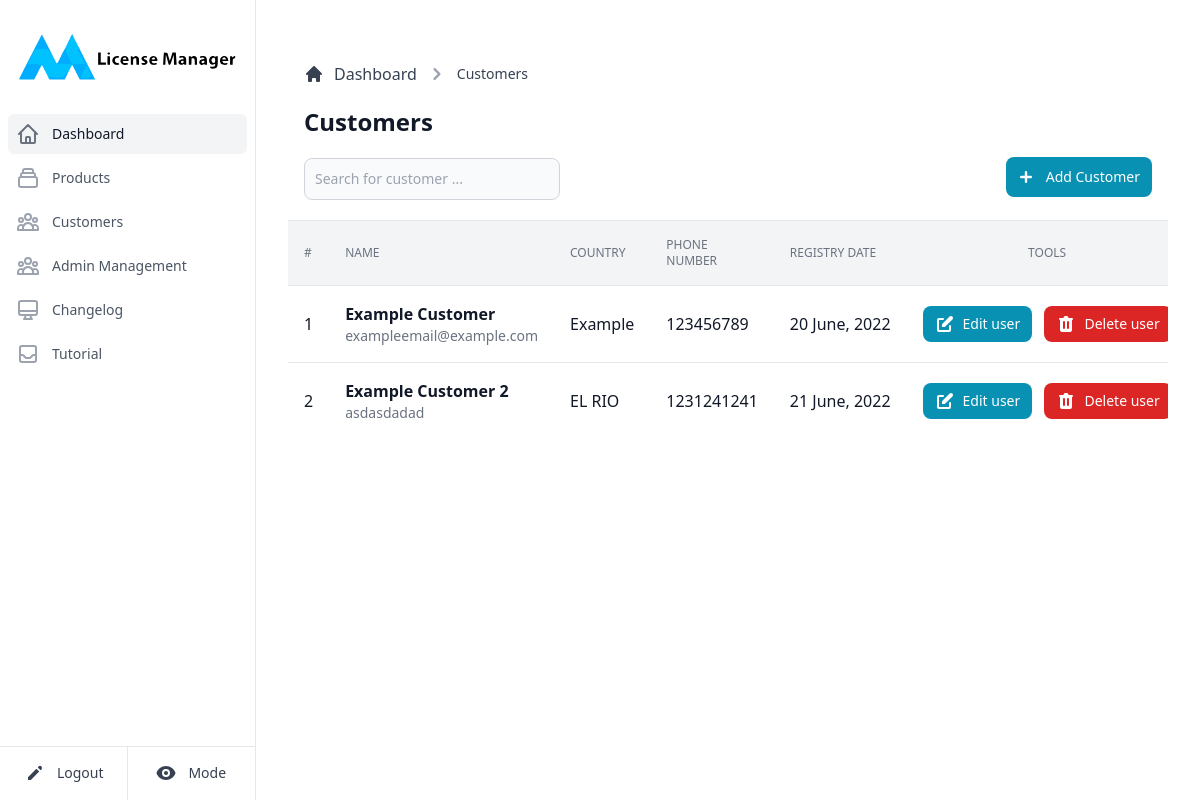
Page /customers (signed in) on the earlier database version.
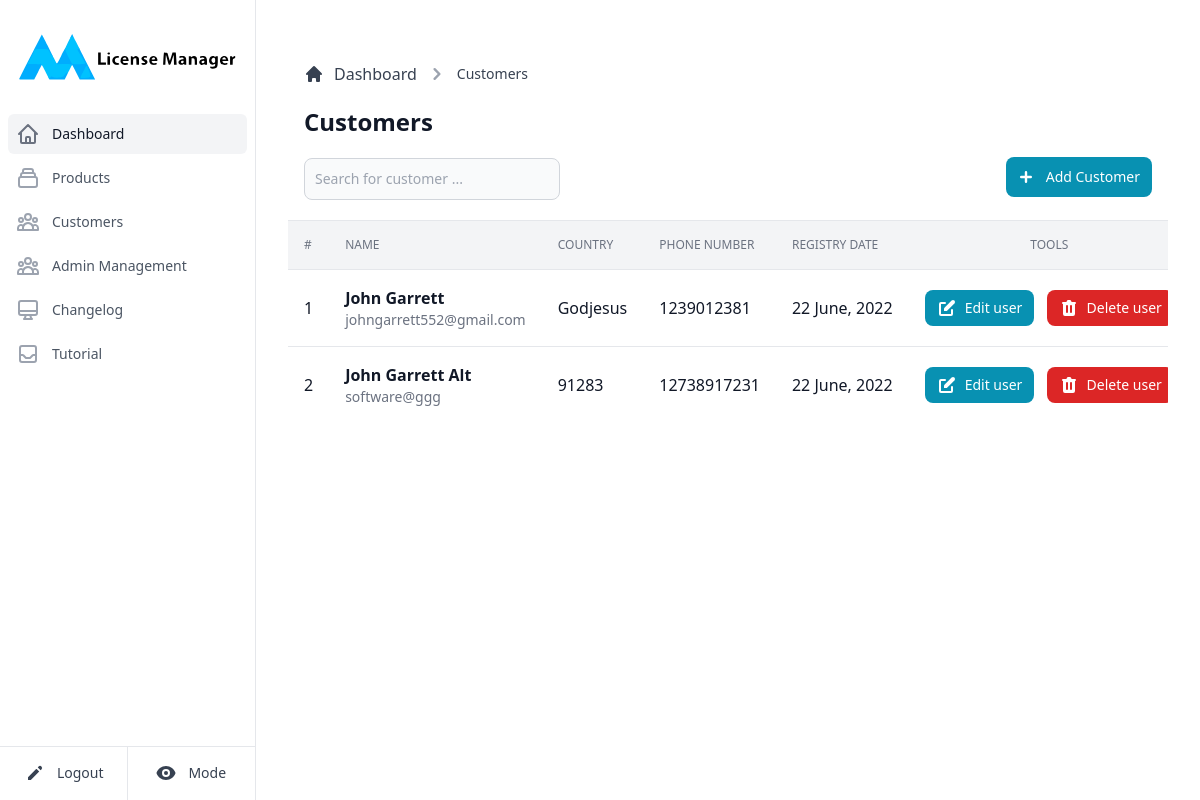
Same page on the later database version.
### bin/models.py (models this page shows)
class Client(db.Model):
    __tablename__ = "client"
    id = db.Column(db.Integer, primary_key = True)
    name = db.Column( db.String(100) )
    email = db.Column( db.String(100), unique = True)
    phone = db.Column( db.String(20) )
    country = db.Column( db.String(50) )
    registrydate = db.Column( db.Integer, nullable=False)
    keys = db.relationship('Key', cascade='all,delete', backref='client')

### bin/main.py (the view)
@main.route('/customers')
@login_required
def customers():
    customers = DBAPI.getCustomer('_ALL_')
    return render_template('customers.html', customers = customers, mode = request.cookies.get('mode'))

### bin/databaseAPI.py (called while the page is built)
def getCustomer(customerName):
    if(customerName == '_ALL_'):
        return Client.query.all()
    return Client.query.filter(Client.name.contains(customerName)).all()

### bin/templates/customers.html (shortened to what the changed rows need)
{% extends "base.html" %}
{% block content %}
<main>
    <div class="p-4 bg-white block sm:flex items-center justify-between border-b border-gray-200 lg:mt-1.5 dark:bg-slate-900 dark:border-slate-700">
       <div class="mb-1 w-full">
          <div class="mb-4">
             <h1 class="text-xl sm:text-2xl font-semibold text-gray-900 dark:text-gray-100">Customers</h1>
          </div>
       </div>
    </div>
    {% if customers is defined and customers|length > 0 %}
      <div class="flex flex-col">
          <div class="overflow-x-auto">
            <div class="align-middle inline-block min-w-full">
              <div class="shadow overflow-hidden">
                <table class="table-fixed min-w-full divide-y divide-gray-200 dark:divide-slate-600">
                  <thead class="bg-gray-100 dark:bg-gray-800">
                    <tr>
                      <th scope="col" class="p-4 text-left text-xs font-medium text-gray-500 uppercase dark:text-gray-300"> # </th>
                      <th scope="col" class="p-4 text-left text-xs font-medium text-gray-500 uppercase dark:text-gray-300"> Name </th>
                      <th scope="col" class="p-4 text-left text-xs font-medium text-gray-500 uppercase dark:text-gray-300"> Country </th>
                      <th scope="col" class="p-4 text-left text-xs font-medium text-gray-500 uppercase dark:text-gray-300"> Phone Number </th>
                      <th scope="col" class="p-4 text-left text-xs font-medium text-gray-500 uppercase dark:text-gray-300"> Registry Date </th>
                      <th scope="col" class="p-4 text-center text-xs font-medium text-gray-500 uppercase dark:text-gray-300">Tools</th>
                    </tr>
                  </thead>
                  <tbody class="bg-white divide-y divide-gray-200 dark:bg-gray-700 dark:divide-slate-800">
                    {% for customer in customers %}
                      <tr class="hover:bg-gray-100 dark:hover:bg-gray-800 transition-all duration-300">
                        <td class="p-4 w-4 text-base font-medium text-gray-900 data-element dark:text-gray-200">{{ customer.id }}</td>
                        <td class="p-4 flex items-center whitespace-nowrap space-x-6 mr-12 lg:mr-0">
                          <div class="text-sm font-normal text-gray-500">
                            <div class="text-base font-semibold text-gray-900 data-element dark:text-gray-200">{{ customer.name }}</div>
                            <div class="text-sm font-normal text-gray-500 data-element dark:text-gray-400">{{ customer.email }}</div>
                          </div>
                        </td>
                        <td class="p-4 whitespace-nowrap text-base font-medium text-gray-900 data-element dark:text-gray-200">{{ customer.country }}</td>
                        <td class="p-4 whitespace-nowrap text-base font-medium text-gray-900 data-element dark:text-gray-200">{{ customer.phone }}</td>
                        <td class="p-4 whitespace-nowrap text-base font-medium text-gray-900 data-element timestamp dark:text-gray-200">{{ customer.registrydate }}</td>
                        <td class="p-4 whitespace-nowrap space-x-2">
                          <button type="button" data-modal-toggle="edit-modal" class="text-white bg-cyan-600 hover:bg-cyan-700 dark:bg-sky-500 dark:hover:bg-sky-600 focus:ring-4 focus:ring-cyan-200 font-medium rounded-lg text-sm inline-flex items-center px-3 py-2 text-center edit-button transition-all duration-300">
                             Edit user </button>
                          <button type="button" data-modal-toggle="confirmation-modal" class="text-white bg-red-600 hover:bg-red-800 focus:ring-4 focus:ring-red-300 font-medium rounded-lg text-sm inline-flex items-center px-3 py-2 text-center delete-button transition-all duration-300">
                             Delete user </button>
                        </td>
                      </tr>
                    {% endfor %}
                  </tbody>
                </table>
              </div>
            </div>
          </div>
      </div>
    {% endif %}
 </main>
{% endblock %}

Differences in the rows shown:
changed Client id 1: name "Example Customer" → "John Garrett"; email "exampleemail@example.com" → "johngarrett552@gmail.com"; country "Example" → "Godjesus"; phone "123456789" → "1239012381"
changed Client id 2: name "Example Customer 2" → "John Garrett Alt"; email "asdasdadad" → "software@ggg"; country "EL RIO" → "91283"; phone "1231241241" → "12738917231"
Other differences:
text written by a page script: "20 June, 2022" → "22 June, 2022"
text written by a page script: "21 June, 2022" → "22 June, 2022"
